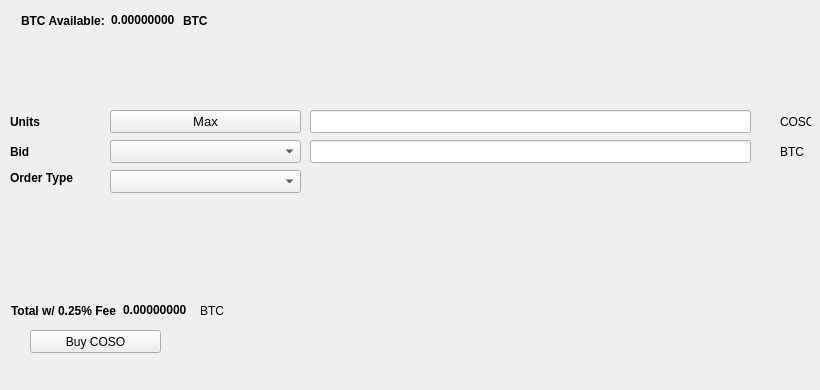
   <widget class="QWidget" name="BuyTab">
    <attribute name="title">
     <string>Buy</string>
    </attribute>
    <widget class="QPushButton" name="BuyCOSO">
     <property name="geometry">
      <rect>
       <x>30</x>
       <y>330</y>
       <width>131</width>
       <height>23</height>
      </rect>
     </property>
     <property name="text">
      <string>Buy COSO</string>
     </property>
     <property name="icon">
      <iconset resource="../coso.qrc">
       <normaloff>:/icons/bitcoin</normaloff>:/icons/bitcoin</iconset>
     </property>
    </widget>
    <widget class="QLabel" name="label_3">
     <property name="geometry">
      <rect>
       <x>10</x>
       <y>110</y>
       <width>46</width>
       <height>23</height>
      </rect>
     </property>
     <property name="font">
      <font>
       <weight>75</weight>
       <bold>true</bold>
      </font>
     </property>
     <property name="text">
      <string>Units</string>
     </property>
    </widget>
    <widget class="QLineEdit" name="UnitsInput">
     <property name="geometry">
      <rect>
       <x>310</x>
       <y>110</y>
       <width>441</width>
       <height>23</height>
      </rect>
     </property>
     <property name="font">
      <font>
       <pointsize>9</pointsize>
       <weight>75</weight>
       <bold>true</bold>
      </font>
     </property>
    </widget>
    <widget class="QLineEdit" name="BuyBidPriceEdit">
     <property name="geometry">
      <rect>
       <x>310</x>
       <y>140</y>
       <width>441</width>
       <height>23</height>
      </rect>
     </property>
     <property name="font">
      <font>
       <pointsize>9</pointsize>
       <weight>75</weight>
       <bold>true</bold>
      </font>
     </property>
    </widget>
    <widget class="QLabel" name="label_4">
     <property name="geometry">
      <rect>
       <x>780</x>
       <y>110</y>
       <width>31</width>
       <height>23</height>
      </rect>
     </property>
     <property name="text">
      <string>COSO</string>
     </property>
    </widget>
    <widget class="QLabel" name="label_5">
     <property name="geometry">
      <rect>
       <x>780</x>
       <y>140</y>
       <width>31</width>
       <height>23</height>
      </rect>
     </property>
     <property name="text">
      <string>BTC</string>
     </property>
    </widget>
    <widget class="QLabel" name="label_6">
     <property name="geometry">
      <rect>
       <x>10</x>
       <y>140</y>
       <width>46</width>
       <height>23</height>
      </rect>
     </property>
     <property name="font">
      <font>
       <weight>75</weight>
       <bold>true</bold>
      </font>
     </property>
     <property name="text">
      <string>Bid</string>
     </property>
    </widget>
    <widget class="QLabel" name="label_7">
     <property name="geometry">
      <rect>
       <x>10</x>
       <y>170</y>
       <width>91</width>
       <height>16</height>
      </rect>
     </property>
     <property name="font">
      <font>
       <weight>75</weight>
       <bold>true</bold>
      </font>
     </property>
     <property name="text">
      <string>Order Type</string>
     </property>
    </widget>
    <widget class="QPushButton" name="Buy_Max_Amount">
     <property name="geometry">
      <rect>
       <x>110</x>
       <y>110</y>
       <width>191</width>
       <height>23</height>
      </rect>
     </property>
     <property name="font">
      <font>
       <pointsize>10</pointsize>
      </font>
     </property>
     <property name="text">
      <string>Max</string>
     </property>
    </widget>
    <widget class="QComboBox" name="BuyBidcomboBox">
     <property name="geometry">
      <rect>
       <x>110</x>
       <y>140</y>
       <width>191</width>
       <height>23</height>
      </rect>
     </property>
     <property name="font">
      <font>
       <pointsize>10</pointsize>
      </font>
     </property>
    </widget>
    <widget class="QComboBox" name="buyOrdertypeCombo">
     <property name="geometry">
      <rect>
       <x>110</x>
       <y>170</y>
       <width>191</width>
       <height>23</height>
      </rect>
     </property>
     <property name="font">
      <font>
       <pointsize>10</pointsize>
      </font>
     </property>
    </widget>
    <widget class="QWidget" name="layoutWidget1">
     <property name="geometry">
      <rect>
       <x>21</x>
       <y>11</y>
       <width>227</width>
       <height>19</height>
      </rect>
     </property>
     <layout class="QHBoxLayout" name="horizontalLayout_3">
      <item>
       <widget class="QLabel" name="label232">
        <property name="font">
         <font>
          <weight>75</weight>
          <bold>true</bold>
         </font>
        </property>
        <property name="text">
         <string>BTC Available:</string>
        </property>
       </widget>
      </item>
      <item>
       <widget class="QLabel" name="BtcAvailableLbl">
        <property name="palette">
         <palette>
          <active>
           <colorrole role="WindowText">
            <brush brushstyle="SolidPattern">
             <color alpha="255">
              <red>0</red>
              <green>0</green>
              <blue>0</blue>
             </color>
            </brush>
           </colorrole>
           <colorrole role="Button">
            <brush brushstyle="SolidPattern">
             <color alpha="255">
              <red>0</red>
              <green>170</green>
              <blue>0</blue>
             </color>
            </brush>
           </colorrole>
           <colorrole role="Light">
            <brush brushstyle="SolidPattern">
             <color alpha="255">
              <red>0</red>
              <green>255</green>
              <blue>0</blue>
             </color>
            </brush>
           </colorrole>
           <colorrole role="Midlight">
            <brush brushstyle="SolidPattern">
             <color alpha="255">
              <red>0</red>
              <green>212</green>
              <blue>0</blue>
             </color>
            </brush>
           </colorrole>
           <colorrole role="Dark">
            <brush brushstyle="SolidPattern">
             <color alpha="255">
              <red>0</red>
              <green>85</green>
              <blue>0</blue>
             </color>
            </brush>
           </colorrole>
           <colorrole role="Mid">
            <brush brushstyle="SolidPattern">
             <color alpha="255">
              <red>0</red>
              <green>113</green>
              <blue>0</blue>
             </color>
            </brush>
           </colorrole>
           <colorrole role="Text">
            <brush brushstyle="SolidPattern">
             <color alpha="255">
              <red>0</red>
              <green>170</green>
              <blue>0</blue>
             </color>
            </brush>
           </colorrole>
           <colorrole role="BrightText">
            <brush brushstyle="SolidPattern">
             <color alpha="255">
              <red>255</red>
              <green>255</green>
              <blue>255</blue>
             </color>
            </brush>
           </colorrole>
           <colorrole role="ButtonText">
            <brush brushstyle="SolidPattern">
             <color alpha="255">
              <red>0</red>
              <green>0</green>
              <blue>0</blue>
             </color>
            </brush>
           </colorrole>
           <colorrole role="Base">
            <brush brushstyle="SolidPattern">
             <color alpha="255">
              <red>255</red>
              <green>255</green>
              <blue>255</blue>
             </color>
            </brush>
           </colorrole>
           <colorrole role="Window">
            <brush brushstyle="SolidPattern">
             <color alpha="255">
              <red>0</red>
              <green>170</green>
              <blue>0</blue>
             </color>
            </brush>
           </colorrole>
           <colorrole role="Shadow">
            <brush brushstyle="SolidPattern">
             <color alpha="255">
              <red>0</red>
              <green>0</green>
              <blue>0</blue>
             </color>
            </brush>
           </colorrole>
           <colorrole role="AlternateBase">
            <brush brushstyle="SolidPattern">
             <color alpha="255">
              <red>127</red>
              <green>212</green>
              <blue>127</blue>
             </color>
            </brush>
           </colorrole>
           <colorrole role="ToolTipBase">
            <brush brushstyle="SolidPattern">
             <color alpha="255">
              <red>255</red>
              <green>255</green>
              <blue>220</blue>
             </color>
            </brush>
           </colorrole>
           <colorrole role="ToolTipText">
            <brush brushstyle="SolidPattern">
             <color alpha="255">
              <red>0</red>
              <green>0</green>
              <blue>0</blue>
             </color>
            </brush>
           </colorrole>
          </active>
          <inactive>
           <colorrole role="WindowText">
            <brush brushstyle="SolidPattern">
             <color alpha="255">
              <red>0</red>
              <green>0</green>
              <blue>0</blue>
             </color>
            </brush>
           </colorrole>
           <colorrole role="Button">
            <brush brushstyle="SolidPattern">
             <color alpha="255">
              <red>0</red>
              <green>170</green>
              <blue>0</blue>
             </color>
            </brush>
           </colorrole>
           <colorrole role="Light">
            <brush brushstyle="SolidPattern">
             <color alpha="255">
              <red>0</red>
              <green>255</green>
              <blue>0</blue>
             </color>
            </brush>
           </colorrole>
           <colorrole role="Midlight">
            <brush brushstyle="SolidPattern">
             <color alpha="255">
              <red>0</red>
              <green>212</green>
              <blue>0</blue>
             </color>
            </brush>
           </colorrole>
           <colorrole role="Dark">
            <brush brushstyle="SolidPattern">
             <color alpha="255">
              <red>0</red>
              <green>85</green>
              <blue>0</blue>
             </color>
            </brush>
           </colorrole>
           <colorrole role="Mid">
            <brush brushstyle="SolidPattern">
             <color alpha="255">
              <red>0</red>
              <green>113</green>
              <blue>0</blue>
             </color>
            </brush>
           </colorrole>
           <colorrole role="Text">
            <brush brushstyle="SolidPattern">
             <color alpha="255">
              <red>0</red>
              <green>170</green>
              <blue>0</blue>
             </color>
            </brush>
           </colorrole>
           <colorrole role="BrightText">
            <brush brushstyle="SolidPattern">
             <color alpha="255">
              <red>255</red>
              <green>255</green>
              <blue>255</blue>
             </color>
            </brush>
           </colorrole>
           <colorrole role="ButtonText">
            <brush brushstyle="SolidPattern">
             <color alpha="255">
              <red>0</red>
              <green>0</green>
              <blue>0</blue>
             </color>
            </brush>
           </colorrole>
           <colorrole role="Base">
            <brush brushstyle="SolidPattern">
             <color alpha="255">
              <red>255</red>
              <green>255</green>
              <blue>255</blue>
             </color>
            </brush>
           </colorrole>
           <colorrole role="Window">
            <brush brushstyle="SolidPattern">
             <color alpha="255">
              <red>0</red>
              <green>170</green>
              <blue>0</blue>
             </color>
            </brush>
           </colorrole>
           <colorrole role="Shadow">
            <brush brushstyle="SolidPattern">
             <color alpha="255">
              <red>0</red>
              <green>0</green>
              <blue>0</blue>
             </color>
            </brush>
           </colorrole>
           <colorrole role="AlternateBase">
            <brush brushstyle="SolidPattern">
             <color alpha="255">
              <red>127</red>
              <green>212</green>
              <blue>127</blue>
             </color>
            </brush>
           </colorrole>
           <colorrole role="ToolTipBase">
            <brush brushstyle="SolidPattern">
             <color alpha="255">
              <red>255</red>
              <green>255</green>
              <blue>220</blue>
             </color>
            </brush>
           </colorrole>
           <colorrole role="ToolTipText">
            <brush brushstyle="SolidPattern">
             <color alpha="255">
              <red>0</red>
              <green>0</green>
              <blue>0</blue>
             </color>
            </brush>
           </colorrole>
          </inactive>
          <disabled>
           <colorrole role="WindowText">
            <brush brushstyle="SolidPattern">
             <color alpha="255">
              <red>0</red>
              <green>85</green>
              <blue>0</blue>
             </color>
            </brush>
           </colorrole>
           <colorrole role="Button">
            <brush brushstyle="SolidPattern">
             <color alpha="255">
              <red>0</red>
              <green>170</green>
              <blue>0</blue>
             </color>
            </brush>
           </colorrole>
           <colorrole role="Light">
            <brush brushstyle="SolidPattern">
             <color alpha="255">
              <red>0</red>
              <green>255</green>
              <blue>0</blue>
             </color>
            </brush>
           </colorrole>
           <colorrole role="Midlight">
            <brush brushstyle="SolidPattern">
             <color alpha="255">
              <red>0</red>
              <green>212</green>
              <blue>0</blue>
             </color>
            </brush>
           </colorrole>
           <colorrole role="Dark">
            <brush brushstyle="SolidPattern">
             <color alpha="255">
              <red>0</red>
              <green>85</green>
              <blue>0</blue>
             </color>
            </brush>
           </colorrole>
           <colorrole role="Mid">
            <brush brushstyle="SolidPattern">
             <color alpha="255">
              <red>0</red>
              <green>113</green>
              <blue>0</blue>
             </color>
            </brush>
           </colorrole>
           <colorrole role="Text">
            <brush brushstyle="SolidPattern">
             <color alpha="255">
              <red>0</red>
              <green>85</green>
              <blue>0</blue>
             </color>
            </brush>
           </colorrole>
           <colorrole role="BrightText">
            <brush brushstyle="SolidPattern">
             <color alpha="255">
              <red>255</red>
              <green>255</green>
              <blue>255</blue>
             </color>
            </brush>
           </colorrole>
           <colorrole role="ButtonText">
            <brush brushstyle="SolidPattern">
             <color alpha="255">
              <red>0</red>
              <green>85</green>
              <blue>0</blue>
             </color>
            </brush>
           </colorrole>
           <colorrole role="Base">
            <brush brushstyle="SolidPattern">
             <color alpha="255">
              <red>0</red>
              <green>170</green>
              <blue>0</blue>
             </color>
            </brush>
           </colorrole>
           <colorrole role="Window">
            <brush brushstyle="SolidPattern">
             <color alpha="255">
              <red>0</red>
              <green>170</green>
              <blue>0</blue>
             </color>
            </brush>
           </colorrole>
           <colorrole role="Shadow">
            <brush brushstyle="SolidPattern">
             <color alpha="255">
              <red>0</red>
              <green>0</green>
              <blue>0</blue>
             </color>
            </brush>
           </colorrole>
           <colorrole role="AlternateBase">
            <brush brushstyle="SolidPattern">
             <color alpha="255">
              <red>0</red>
              <green>170</green>
              <blue>0</blue>
             </color>
            </brush>
           </colorrole>
           <colorrole role="ToolTipBase">
            <brush brushstyle="SolidPattern">
             <color alpha="255">
              <red>255</red>
              <green>255</green>
              <blue>220</blue>
             </color>
            </brush>
           </colorrole>
           <colorrole role="ToolTipText">
            <brush brushstyle="SolidPattern">
             <color alpha="255">
              <red>0</red>
              <green>0</green>
              <blue>0</blue>
             </color>
            </brush>
           </colorrole>
          </disabled>
         </palette>
        </property>
        <property name="font">
         <font>
          <weight>75</weight>
          <bold>true</bold>
         </font>
        </property>
        <property name="text">
         <string>0.00000000</string>
        </property>
        <property name="textInteractionFlags">
         <set>Qt::LinksAccessibleByMouse|Qt::TextSelectableByKeyboard|Qt::TextSelectableByMouse</set>
        </property>
       </widget>
      </item>
      <item>
       <widget class="QLabel" name="BtcAvailableLbl_2">
        <property name="font">
         <font>
          <weight>75</weight>
          <bold>true</bold>
         </font>
        </property>
        <property name="text">
         <string>BTC</string>
        </property>
       </widget>
      </item>
     </layout>
    </widget>
    <widget class="QWidget" name="layoutWidge2">
     <property name="geometry">
      <rect>
       <x>11</x>
       <y>301</y>
       <width>259</width>
       <height>19</height>
      </rect>
     </property>
     <layout class="QHBoxLayout" name="horizontalLayout_4">
      <item>
       <widget class="QLabel" name="label_9">
        <property name="font">
         <font>
          <weight>75</weight>
          <bold>true</bold>
         </font>
        </property>
        <property name="text">
         <string>Total w/ 0.25% Fee</string>
        </property>
       </widget>
      </item>
      <item>
       <widget class="QLabel" name="BuyCostLabel">
        <property name="palette">
         <palette>
          <active>
           <colorrole role="WindowText">
            <brush brushstyle="SolidPattern">
             <color alpha="255">
              <red>0</red>
              <green>0</green>
              <blue>0</blue>
             </color>
            </brush>
           </colorrole>
           <colorrole role="Button">
            <brush brushstyle="SolidPattern">
             <color alpha="255">
              <red>0</red>
              <green>170</green>
              <blue>0</blue>
             </color>
            </brush>
           </colorrole>
           <colorrole role="Light">
            <brush brushstyle="SolidPattern">
             <color alpha="255">
              <red>0</red>
              <green>255</green>
              <blue>0</blue>
             </color>
            </brush>
           </colorrole>
           <colorrole role="Midlight">
            <brush brushstyle="SolidPattern">
             <color alpha="255">
              <red>0</red>
              <green>212</green>
              <blue>0</blue>
             </color>
            </brush>
           </colorrole>
           <colorrole role="Dark">
            <brush brushstyle="SolidPattern">
             <color alpha="255">
              <red>0</red>
              <green>85</green>
              <blue>0</blue>
             </color>
            </brush>
           </colorrole>
           <colorrole role="Mid">
            <brush brushstyle="SolidPattern">
             <color alpha="255">
              <red>0</red>
              <green>113</green>
              <blue>0</blue>
             </color>
            </brush>
           </colorrole>
           <colorrole role="Text">
            <brush brushstyle="SolidPattern">
             <color alpha="255">
              <red>0</red>
              <green>170</green>
              <blue>0</blue>
             </color>
            </brush>
           </colorrole>
           <colorrole role="BrightText">
            <brush brushstyle="SolidPattern">
             <color alpha="255">
              <red>255</red>
              <green>255</green>
              <blue>255</blue>
             </color>
            </brush>
           </colorrole>
           <colorrole role="ButtonText">
            <brush brushstyle="SolidPattern">
             <color alpha="255">
              <red>0</red>
              <green>0</green>
              <blue>0</blue>
             </color>
            </brush>
           </colorrole>
           <colorrole role="Base">
            <brush brushstyle="SolidPattern">
             <color alpha="255">
              <red>255</red>
              <green>255</green>
              <blue>255</blue>
             </color>
            </brush>
           </colorrole>
           <colorrole role="Window">
            <brush brushstyle="SolidPattern">
             <color alpha="255">
              <red>0</red>
              <green>170</green>
              <blue>0</blue>
             </color>
            </brush>
           </colorrole>
           <colorrole role="Shadow">
            <brush brushstyle="SolidPattern">
             <color alpha="255">
              <red>0</red>
              <green>0</green>
              <blue>0</blue>
             </color>
            </brush>
           </colorrole>
           <colorrole role="AlternateBase">
            <brush brushstyle="SolidPattern">
             <color alpha="255">
              <red>127</red>
              <green>212</green>
              <blue>127</blue>
             </color>
            </brush>
           </colorrole>
           <colorrole role="ToolTipBase">
            <brush brushstyle="SolidPattern">
             <color alpha="255">
              <red>255</red>
              <green>255</green>
              <blue>220</blue>
             </color>
            </brush>
           </colorrole>
           <colorrole role="ToolTipText">
            <brush brushstyle="SolidPattern">
             <color alpha="255">
              <red>0</red>
              <green>0</green>
              <blue>0</blue>
             </color>
            </brush>
           </colorrole>
          </active>
          <inactive>
           <colorrole role="WindowText">
            <brush brushstyle="SolidPattern">
             <color alpha="255">
              <red>0</red>
              <green>0</green>
              <blue>0</blue>
             </color>
            </brush>
           </colorrole>
           <colorrole role="Button">
            <brush brushstyle="SolidPattern">
             <color alpha="255">
              <red>0</red>
              <green>170</green>
              <blue>0</blue>
             </color>
            </brush>
           </colorrole>
           <colorrole role="Light">
            <brush brushstyle="SolidPattern">
             <color alpha="255">
              <red>0</red>
              <green>255</green>
              <blue>0</blue>
             </color>
            </brush>
           </colorrole>
           <colorrole role="Midlight">
            <brush brushstyle="SolidPattern">
             <color alpha="255">
              <red>0</red>
              <green>212</green>
              <blue>0</blue>
             </color>
            </brush>
           </colorrole>
           <colorrole role="Dark">
            <brush brushstyle="SolidPattern">
             <color alpha="255">
              <red>0</red>
              <green>85</green>
              <blue>0</blue>
             </color>
            </brush>
           </colorrole>
           <colorrole role="Mid">
            <brush brushstyle="SolidPattern">
             <color alpha="255">
              <red>0</red>
              <green>113</green>
              <blue>0</blue>
             </color>
            </brush>
           </colorrole>
           <colorrole role="Text">
            <brush brushstyle="SolidPattern">
             <color alpha="255">
              <red>0</red>
              <green>170</green>
              <blue>0</blue>
             </color>
            </brush>
           </colorrole>
           <colorrole role="BrightText">
            <brush brushstyle="SolidPattern">
             <color alpha="255">
              <red>255</red>
              <green>255</green>
              <blue>255</blue>
             </color>
            </brush>
           </colorrole>
           <colorrole role="ButtonText">
            <brush brushstyle="SolidPattern">
             <color alpha="255">
              <red>0</red>
              <green>0</green>
              <blue>0</blue>
             </color>
            </brush>
           </colorrole>
           <colorrole role="Base">
            <brush brushstyle="SolidPattern">
             <color alpha="255">
              <red>255</red>
              <green>255</green>
              <blue>255</blue>
             </color>
            </brush>
           </colorrole>
           <colorrole role="Window">
            <brush brushstyle="SolidPattern">
             <color alpha="255">
              <red>0</red>
              <green>170</green>
              <blue>0</blue>
             </color>
            </brush>
           </colorrole>
           <colorrole role="Shadow">
            <brush brushstyle="SolidPattern">
             <color alpha="255">
              <red>0</red>
              <green>0</green>
              <blue>0</blue>
             </color>
            </brush>
           </colorrole>
           <colorrole role="AlternateBase">
            <brush brushstyle="SolidPattern">
             <color alpha="255">
              <red>127</red>
              <green>212</green>
              <blue>127</blue>
             </color>
            </brush>
           </colorrole>
           <colorrole role="ToolTipBase">
            <brush brushstyle="SolidPattern">
             <color alpha="255">
              <red>255</red>
              <green>255</green>
              <blue>220</blue>
             </color>
            </brush>
           </colorrole>
           <colorrole role="ToolTipText">
            <brush brushstyle="SolidPattern">
             <color alpha="255">
              <red>0</red>
              <green>0</green>
              <blue>0</blue>
             </color>
            </brush>
           </colorrole>
          </inactive>
          <disabled>
           <colorrole role="WindowText">
            <brush brushstyle="SolidPattern">
             <color alpha="255">
              <red>0</red>
              <green>85</green>
              <blue>0</blue>
             </color>
            </brush>
           </colorrole>
           <colorrole role="Button">
            <brush brushstyle="SolidPattern">
             <color alpha="255">
              <red>0</red>
              <green>170</green>
              <blue>0</blue>
             </color>
            </brush>
           </colorrole>
           <colorrole role="Light">
            <brush brushstyle="SolidPattern">
             <color alpha="255">
              <red>0</red>
              <green>255</green>
              <blue>0</blue>
             </color>
            </brush>
           </colorrole>
           <colorrole role="Midlight">
            <brush brushstyle="SolidPattern">
             <color alpha="255">
              <red>0</red>
              <green>212</green>
              <blue>0</blue>
             </color>
            </brush>
           </colorrole>
           <colorrole role="Dark">
            <brush brushstyle="SolidPattern">
             <color alpha="255">
              <red>0</red>
              <green>85</green>
              <blue>0</blue>
             </color>
            </brush>
           </colorrole>
           <colorrole role="Mid">
            <brush brushstyle="SolidPattern">
             <color alpha="255">
              <red>0</red>
              <green>113</green>
              <blue>0</blue>
             </color>
            </brush>
           </colorrole>
           <colorrole role="Text">
            <brush brushstyle="SolidPattern">
             <color alpha="255">
              <red>0</red>
              <green>85</green>
              <blue>0</blue>
             </color>
            </brush>
           </colorrole>
           <colorrole role="BrightText">
            <brush brushstyle="SolidPattern">
             <color alpha="255">
              <red>255</red>
              <green>255</green>
              <blue>255</blue>
             </color>
            </brush>
           </colorrole>
           <colorrole role="ButtonText">
            <brush brushstyle="SolidPattern">
             <color alpha="255">
              <red>0</red>
              <green>85</green>
              <blue>0</blue>
             </color>
            </brush>
           </colorrole>
           <colorrole role="Base">
            <brush brushstyle="SolidPattern">
             <color alpha="255">
              <red>0</red>
              <green>170</green>
              <blue>0</blue>
             </color>
            </brush>
           </colorrole>
           <colorrole role="Window">
            <brush brushstyle="SolidPattern">
             <color alpha="255">
              <red>0</red>
              <green>170</green>
              <blue>0</blue>
             </color>
            </brush>
           </colorrole>
           <colorrole role="Shadow">
            <brush brushstyle="SolidPattern">
             <color alpha="255">
              <red>0</red>
              <green>0</green>
              <blue>0</blue>
             </color>
            </brush>
           </colorrole>
           <colorrole role="AlternateBase">
            <brush brushstyle="SolidPattern">
             <color alpha="255">
              <red>0</red>
              <green>170</green>
              <blue>0</blue>
             </color>
            </brush>
           </colorrole>
           <colorrole role="ToolTipBase">
            <brush brushstyle="SolidPattern">
             <color alpha="255">
              <red>255</red>
              <green>255</green>
              <blue>220</blue>
             </color>
            </brush>
           </colorrole>
           <colorrole role="ToolTipText">
            <brush brushstyle="SolidPattern">
             <color alpha="255">
              <red>0</red>
              <green>0</green>
              <blue>0</blue>
             </color>
            </brush>
           </colorrole>
          </disabled>
         </palette>
        </property>
        <property name="font">
         <font>
          <weight>75</weight>
          <bold>true</bold>
         </font>
        </property>
        <property name="autoFillBackground">
         <bool>false</bool>
        </property>
        <property name="text">
         <string>0.00000000</string>
        </property>
        <property name="textInteractionFlags">
         <set>Qt::LinksAccessibleByMouse|Qt::TextSelectableByMouse</set>
        </property>
       </widget>
      </item>
      <item>
       <widget class="QLabel" name="label_10">
        <property name="font">
         <font>
          <weight>50</weight>
          <bold>false</bold>
         </font>
        </property>
        <property name="text">
         <string>BTC</string>
        </property>
       </widget>
      </item>
     </layout>
    </widget>
    <widget class="QLabel" name="label_24">
     <property name="geometry">
      <rect>
       <x>460</x>
       <y>300</y>
       <width>281</width>
       <height>81</height>
      </rect>
     </property>
     <property name="text">
      <string/>
     </property>
     <property name="pixmap">
      <pixmap>:/images/bittrex</pixmap>
     </property>
    </widget>
   </widget>
